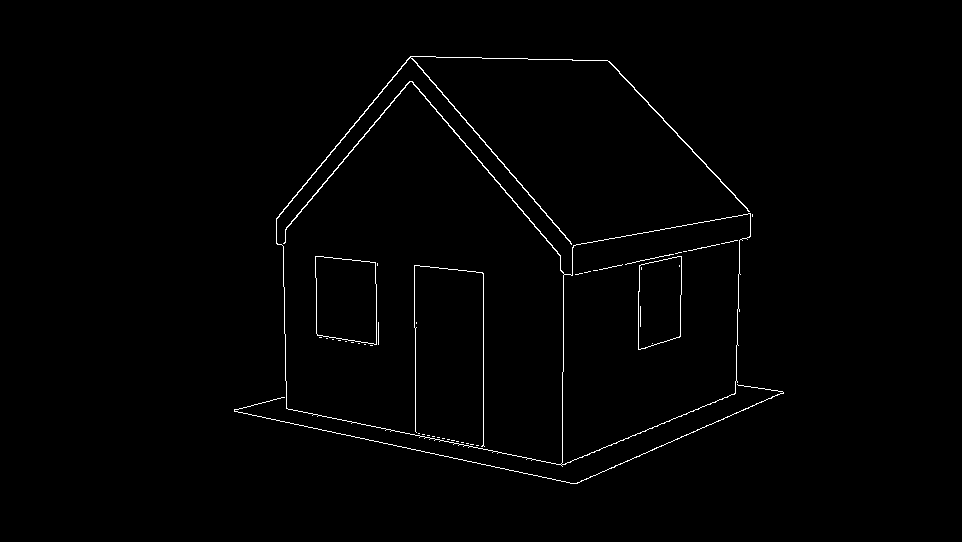
#> input picture canny_result.png, 962 x 542 px
$ jupyter execute Hough_transform.ipynb
#> lines starting #> are read from the running program, lines starting #| are printed output that depends on the picture; after the words box and inside, x2 and y2 are one past the last pixel; in counts of white or black regions, pixels touching at a corner belong together
[cell 1]
import cv2
import numpy as np
import matplotlib.pyplot as plt
import math
np.set_printoptions(4,suppress=True)

[cell 2]
def cv2_imshow(imgz, title=None, cmap='gray'):
    plt.imshow(imgz, cmap=cmap)
    if title is not None:
        plt.title(title)
    plt.show()

[cell 3]
image = cv2.imread("canny_result.png", 0)
#> image: shape (542, 962); 0.95% white in thin lines or dots, all inside (x1, y1, x2, y2) = (234, 56, 784, 484)
print("im shape:",image.shape)
#| im shape: (542, 962)
print("im dim:",image.ndim)
#| im dim: 2
cv2_imshow(image, "Canny Image")

[cell 4]
# APPLY HOUGH TRANSFORM
# threshold is the upper value of our double thresholding step
def hough_line(input_img, step=1, range_t = (-90, 90), threshold=100):

    # Get Dimensions of image and populate theta range
#> called with step = 1, range_t = (-90, 90), threshold = 100
    width, height = input_img.shape
#> width = 542; height = 962
    theta_range = np.deg2rad(np.arange(range_t[0], range_t[1], step))

    # A**2 + B**2 = C**2
    csqaured = int(round(math.sqrt(width * width + height * height)))
#> csqaured = 1104

    # Define possible rho space
    rhos = np.linspace(-csqaured, csqaured, csqaured * 2)
#> rhos = 2208 values from -1104 to 1104
    nr_thetas = len(theta_range)

    # Hough accumulator array of theta vs rho
    acc = np.zeros((2 * csqaured, nr_thetas), dtype=np.uint8)

    # Get binary list of edges (True and False)
    are_edges = input_img > threshold

    # Retrieve indexes in which the value is True (thus a white line is present)
    y_index, x_index = np.nonzero(are_edges)
#> y_index = 4968 values from 56 to 483; x_index = 4968 values, max 783 at index 3612, min 234 at index 3813, mean 503.6

    # Accumulator Vote Procedure
    for y,x in zip(y_index,x_index):
        for t_id, t_val in enumerate(theta_range):
            rho = csqaured + int(round(x * np.cos(t_val) + y * np.sin(t_val)))
            acc[rho, t_id] += 1
#> this loop made 4968 passes
#> (y, x) on passes 1 to 3: (56, 410), (56, 411), (56, 412)
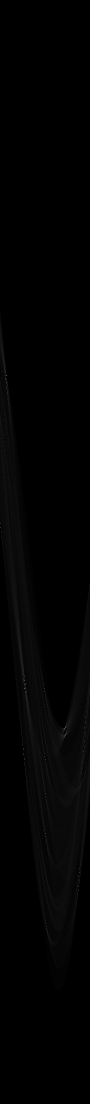
#> acc: shape (2208, 180) (shown at 1/2 size); min 0, max 248, mean 2.2

    return acc, theta_range, rhos


def display_hough(accumulator, thetas, rhos, cmap='hot'):
    plt.figure(figsize=(10, 10))
    plt.xlim(-90, 90)
    print("ACCUMULATOR")
    plt.imshow(accumulator, extent=[np.rad2deg(thetas[-1]), np.rad2deg(thetas[0]), rhos[-1], rhos[0]], cmap=cmap, aspect="auto")

[cell 5]
accumulator, thetas, rhos = hough_line(image)
#> thetas = 180 values from -1.57 to 1.55; rhos = 2208 values from -1104 to 1104
display_hough(accumulator= accumulator, thetas=thetas, rhos= rhos, cmap='hot')

[cell 6]
#Detect lines ------------------------------------------------------
def select_lines(_acc, thetas, rhos, threshold_percentage=0.5, up_theta=None, down_theta=None, line_length=1100):
    # Threshold the accumulator to identify the most voted lines
#> called with thetas = array of shape (180,), rhos = array of shape (2208,), threshold_percentage = 0.4, up_theta = 90, down_theta = -90, line_length = 1100
    max_val = np.max(_acc)
#> max_val = 248
    threshold = threshold_percentage * max_val # % of max val =  threshold
#> threshold = 99.2
    maximas = np.argwhere(_acc > threshold)
#> maximas = 29 pairs, first value 751 to 1852, second value 1 to 170
    detected_lines = []

    for elem in maximas:
        rho = round(rhos[elem[0]],2) # retrieve from rhos peak index to actual rho value
        theta = round(thetas[elem[1]],2) # retrieve from theta peak index to actual theta value

        if up_theta is not None and down_theta is not None:
            if theta * 180/np.pi > up_theta or theta * 180/np.pi < down_theta:
                continue

        a = np.cos(theta)
        b = np.sin(theta)
        x0 = a * rho
        y0 = b * rho

        x1 = int(x0 + line_length * -b)
        y1 = int(y0 + line_length * a)
        x2 = int(x0 - line_length * -b)
        y2 = int(y0 - line_length * a)
        detected_lines.append([(x1, y1), (x2, y2)])
#> this loop made 29 passes
#> (elem, rho, theta, a, b, x0, y0, x1) on passes 1 to 11: ([751, 12], -352.7, -1.36, 0.209, -0.978, -73.79, 344.9, 1001), ([757, 11], -346.7, -1.38, 0.19, -0.982, -65.74, 340.4, 1014), ([765, 12], -338.6, -1.36, 0.209, -0.978, -70.86, 331.2, 1004), ([766, 12], -337.6, -1.36, 0.209, -0.978, -70.65, 330.2, 1005), ([1055, 1], -48.52, -1.55, 0.0208, -1, -1.01, 48.51, 1098), ([1360, 49], 256.6, -0.72, 0.752, -0.659, 192.9, -169.2, 918), ([1361, 49], 257.6, -0.72, 0.752, -0.659, 193.7, -169.9, 919), ([1368, 50], 264.6, -0.7, 0.765, -0.644, 202.4, -170.5, 911), ([1376, 49], 272.6, -0.72, 0.752, -0.659, 205, -179.8, 930), ([1377, 49], 273.6, -0.72, 0.752, -0.659, 205.7, -180.4, 931), ([1383, 50], 279.6, -0.7, 0.765, -0.644, 213.9, -180.1, 922)
#> after the loop, detected_lines = 29 items

    title_string = 'Image with: ' + str(len(detected_lines)) +  ' detected lines: ' +  str(up_theta) + \
            ' > t > ' + str(down_theta) + ' ,and threshold at ' + str(threshold_percentage)

    return detected_lines, title_string

def plot_lines(_image, _lines, title):
    picture = np.copy(_image)
    fig, ax = plt.subplots(figsize=(15, 6))
    ax.imshow(image, cmap="gray")
    ax.set_ylim((image.shape[0], 0))
    ax.set_axis_off()


    for idx, line in enumerate(_lines):
        p0, p1 = line
        col = (np.random.random(), np.random.random(), np.random.random())
        ax.plot((p0[0], p1[0]), (p0[1], p1[1]), label=idx, color=col)


    plt.legend()
    ax.set_xlim((0, picture.shape[1]))
    ax.set_ylim((picture.shape[0], 0))
    ax.set_title(title)
    plt.show()

[cell 7]
# Examples
lines, img_title = select_lines(accumulator, thetas, rhos, 0.4, up_theta=90, down_theta=-90)
#> lines = 29 items
plot_lines(image,lines,img_title)
#> the loop in plot_lines, `for idx, line in enumerate(_lines):` made 29 passes
#> (p0, p1, col) on passes 1 to 12: ((1001, 575), (-1149, 114), (0.549, 0.715, 0.603)), ((1014, 548), (-1145, 131), (0.545, 0.424, 0.646)), ((1004, 561), (-1146, 100), (0.438, 0.892, 0.964)), ((1005, 560), (-1146, 100), (0.383, 0.792, 0.529)), ((1098, 71), (-1100, 25), (0.568, 0.926, 0.071)), ((918, 657), (-532, -996), (0.0871, 0.0202, 0.833)), ((919, 657), (-531, -996), (0.778, 0.87, 0.979)), ((911, 670), (-506, -1011), (0.799, 0.461, 0.781)), ((930, 647), (-520, -1006), (0.118, 0.64, 0.143)), ((931, 646), (-519, -1007), (0.945, 0.522, 0.415)), ((922, 661), (-494, -1021), (0.265, 0.774, 0.456)), ((301, 1094), (257, -1105), (0.568, 0.0188, 0.618))
#> in plot_lines, `plt.show()`:
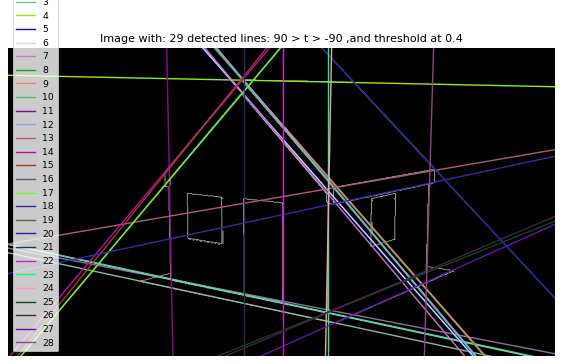
#> figure drawn by matplotlib, 1 panel

[cell 8]
# Window Line extraction -----------------------------
# Vertical Line Extraction
lines_vertical_intersection, _ = select_lines(accumulator, thetas, rhos, threshold_percentage=0.25, up_theta=10, down_theta=-10)
#> the loop in select_lines (call 2), `for elem in maximas:` made 104 passes
#> (elem, rho, theta) on passes 1 to 12: ([749, 10], -354.7, -1.4), ([750, 12], -353.7, -1.36), ([751, 12], -352.7, -1.36), ([755, 11], -348.7, -1.38), ([756, 11], -347.7, -1.38), ([757, 11], -346.7, -1.38), ([758, 11], -345.7, -1.38), ([759, 13], -344.7, -1.34), ([760, 13], -343.7, -1.34), ([765, 12], -338.6, -1.36), ([766, 12], -337.6, -1.36), ([777, 13], -326.6, -1.34)
#> (elem, rho, theta, b, x0, y0, x1, y1) on passes 34, 37, 38, 40, 43, 44: ([1376, 88], 272.6, -0.03, -0.03, 272.5, -8.18, 305, 1091), ([1377, 88], 273.6, -0.03, -0.03, 273.5, -8.21, 306, 1091), ([1382, 89], 278.6, -0.02, -0.02, 278.6, -5.57, 300, 1094), ([1383, 89], 279.6, -0.02, -0.02, 279.6, -5.59, 301, 1094), ([1389, 90], 285.6, 0, 0, 285.6, 0, 285, 1100), ([1420, 90], 316.6, 0, 0, 316.6, 0, 316, 1100)
#> lines_vertical_intersection = 27 items
wall_vertical_lines = [lines_vertical_intersection[2],lines_vertical_intersection[20]]
#> wall_vertical_lines = [[(300, 1094), (256, -1105)], [(563, 1100), (563, -1100)]]
lines_vertical_intersection = lines_vertical_intersection[5:7]
#> lines_vertical_intersection = [[(316, 1100), (316, -1100)], [(376, 1100), (376, -1100)]]
plot_lines(image,lines_vertical_intersection,"vertical lines for intersection")
#> the loop in plot_lines (call 2), `for idx, line in enumerate(_lines):` made 2 passes
#> (p0, p1, col) on passes 1 to 2: ((316, 1100), (316, -1100), (0.0939, 0.576, 0.929)), ((376, 1100), (376, -1100), (0.319, 0.667, 0.132))

# Horizontal Line Extraction
lines_window, _ = select_lines(accumulator, thetas, rhos, threshold_percentage=0.25, up_theta=-80, down_theta=-85)
lines_window = lines_window[1:]
plot_lines(image,lines_window,"selected facade lines")
#> call 3 of plot_lines, with title = 'selected facade lines'
#> the loop in plot_lines (call 3), `for idx, line in enumerate(_lines):` made 2 passes
#> line on passes 1 to 2: [(1040, 453), (-1130, 100)], [(1074, 326), (-1116, 126)]
#> in plot_lines (call 3), `plt.show()`:
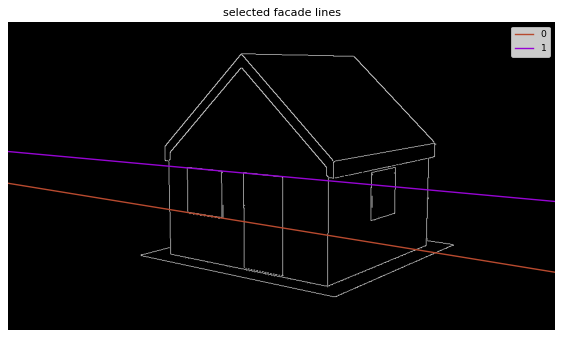
#> figure drawn by matplotlib, 1 panel

# Door Line Extraction -----------------------------
lines_door_ver, _ = select_lines(accumulator, thetas, rhos, threshold_percentage=0.25, up_theta=10, down_theta=-10)
lines_door_ver = [lines_door_ver[9], lines_door_ver[14]]
lines_door_hor, _ = select_lines(accumulator, thetas, rhos, threshold_percentage=0.25, up_theta=-77, down_theta=-85)
lines_door_hor = [lines_door_hor[7], lines_door_hor[10]]
lines_door = lines_door_hor + lines_door_ver
plot_lines(image,lines_door,"lines door")

[cell 9]
# Intersection between two lines
def get_intersection_points(set_line1, set_line2):
    inter_points = []
    for line1 in set_line1:
        for line2 in set_line2:
            inter_points.append(get_intersection(line2, line1))
    return inter_points

# Given two lines, get the x and y intersection
# Source used: https://stackoverflow.com/questions/20677795/how-do-i-compute-the-intersection-point-of-two-lines
def get_intersection(line1, line2):

    xdiff = (line1[0][0] - line1[1][0], line2[0][0] - line2[1][0])
    ydiff = (line1[0][1] - line1[1][1], line2[0][1] - line2[1][1])

    # Cramers Rule
    def det(a, b):
        return a[0] * b[1] - a[1] * b[0]

    div = det(xdiff, ydiff)
    if div == 0:
        raise Exception('lines do not intersect')

    d = (det(*line1), det(*line2))
    x = det(d, xdiff) / div
    y = det(d, ydiff) / div
    return x, y

[cell 10]
# Apply Bi-linear interpolation to map the points from our orginal image under the Matrix H (here A) and an affine transformation T
def apply_inv_map(A, _image, T):
    A1 = np.copy(_image)
    # Get height and width of source image
    M1 = A1.shape[0]
    N1 = A1.shape[1]

    # Set height and width of target image
    M2 = M1
    N2 = N1
    A2 = np.zeros((M2,N2))

    # Set default intensity to white
    A2[:,:] = 255

    #A = np.matmul(T,A)
    #A = np.identity(n=3)
    A = np.linalg.inv(A)
    #print(H*A)

    #Transformation with inverse mapping and bilinear interpolation
    for i in range(0,M2):
        for j in range(0,N2):
            # coordinates of the (i,j)-th pixel in A2
            x = i + 0.5
            y = j + 0.5

            # convert to homogeneous coordinates
            p = np.array([x,y,1])
            # transform with matrix A
            q = np.matmul(A,p)

            # coordinates in A1
            x = q[0]/q[-1]
            y = q[1]/q[-1]

            # bilinear interpolation
            k = round(x) - 1
            l = round(y) - 1
            u = x - k - 0.5
            v = y - l - 0.5
            if (k >= 0) and (k < M1-1) and (l >= 0) and (l < N1-1):
                A2[i,j] = round( (1-v) * ( (1-u)*A1[k,l] + u*A1[k+1,l] ) +
                                 v * ( (1-u)*A1[k,l+1] + u*A1[k+1,l+1] ) )

    return A2

[cell 11]
# Computation of Vanishing Line:

line1,line2 = wall_vertical_lines

# Horizontal Lines -------------------------------------
# Bottom line points
p1 = np.array([line1[0][1],line1[0][0],1])
p2 = np.array([line1[1][1],line1[1][0],1])

# Top line points
p3 = np.array([line2[0][1],line2[0][0],1])
p4 = np.array([line2[1][1],line2[1][0],1])

line3, line4 = lines_door_hor

# Left line points
p5 = np.array([line3[0][1],line3[0][0],1])
p6 = np.array([line3[1][1],line3[1][0],1])

# Right line points
p7 = np.array([line4[0][1],line4[0][0],1])
p8 = np.array([line4[1][1],line4[1][0],1])

# LINES
l1 = np.cross(p1,p2)
l1 = l1/l1[2]

l2 = np.cross(p3,p4)
l2 = l2/l2[2]

l3 = np.cross(p5,p6)
l3 = l3/l3[2]
l4 = np.cross(p7,p8)
l4 = l4/l4[2]

# Intersection
c1 = np.cross(l1,l2)
c1 = c1/c1[2]
c2 = np.cross(l3,l4)
c2 = c2/c2[2]

# Our vanishing point should be the line at infinity but due to the perspective distortion it is not
# So we can call it also line not infinity
vanishing_line = np.cross(c1,c2)
vanishing_line = vanishing_line/vanishing_line[2]

print("Vanishing line")
print(vanishing_line)
#| [-0.0001  0.001   1.    ]

plot_lines(image,wall_vertical_lines+lines_door_hor,"selected facade lines")

[cell 12]
l1,l2,l3 = vanishing_line
print(vanishing_line)
#| [-0.0001  0.001   1.    ]

H = np.array([[1,   0,  0],
              [0,   1,  0],
              [l1, l2, l3]])

print(H)
#| [[ 1.      0.      0.    ]
#|  [ 0.      1.      0.    ]
#|  [-0.0001  0.001   1.    ]]

t = -3.8*np.pi/180
T = np.array(
    [[np.cos(t),-np.sin(t),0],
     [np.sin(t),np.cos(t),0],
     [0, 0, 1]])

S = np.array(
    [[1,0,0],
     [0,1,0],
     [0, 0, 1]])

# T = np.matmul(T, S)

# T = np.array(
#     [[1.5,0,0],
#      [0,1.5,0],
#      [0, 0, 1]])


house = cv2.imread("house1.png", 0)
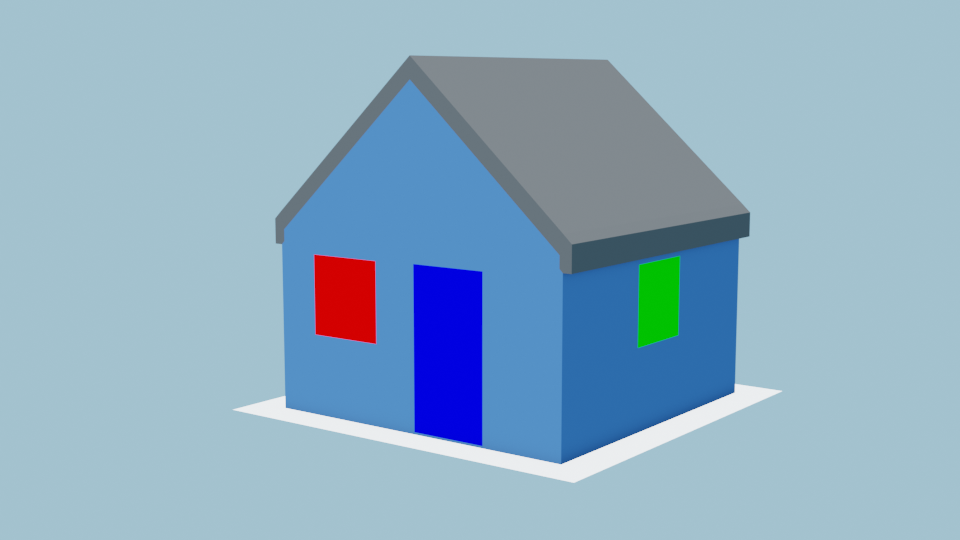
#> input picture house1.png, 960 x 540 px
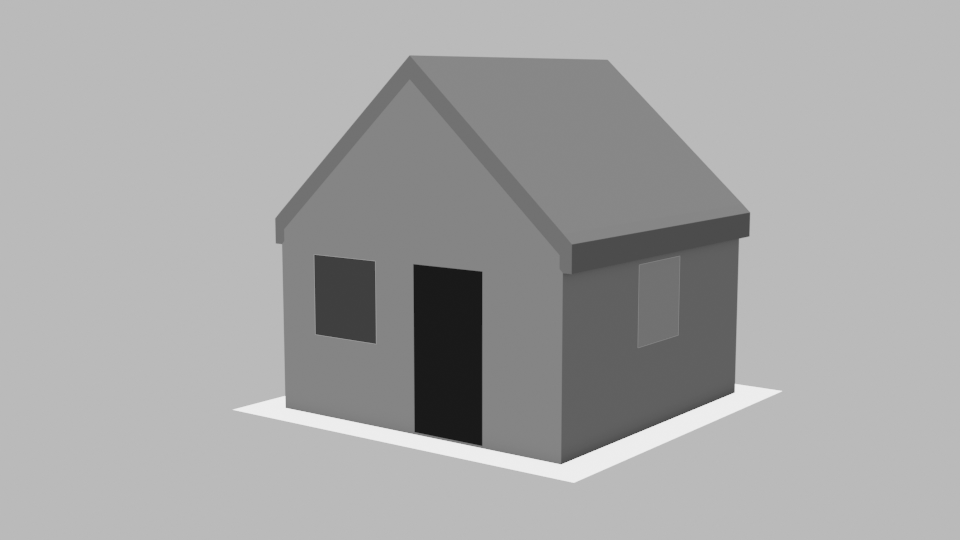
#> house: shape (540, 960); min 25, max 237, mean 165.6
plt.imshow(house)
plt.show()
rectified = apply_inv_map(H, _image=house, T=S)
#> after the loop in apply_inv_map, `for i in range(0,M2):`:
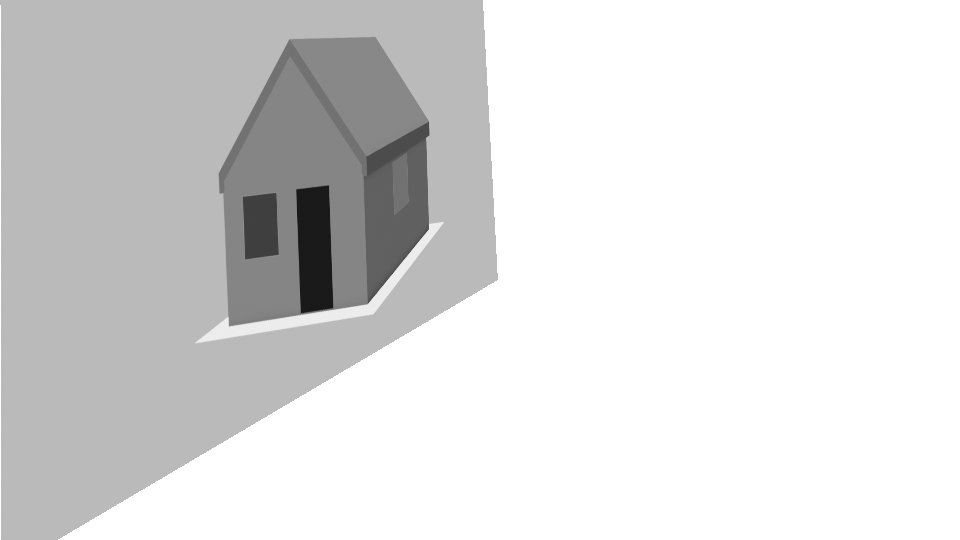
#> A2: shape (540, 960) float64; min 25, max 255, mean 220.8

plt.imshow(rectified)
plt.show()

[cell 13]
# [9 lines of commented-out code are left out]

[cell 14]
# [28 lines of commented-out code are left out]

## Counting Window Pixels In original Image

[cell 15]
window_img = house[250:350,300:400]
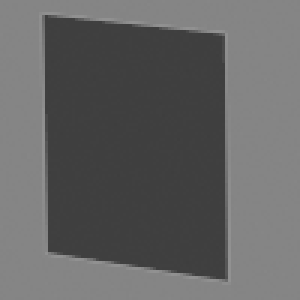
#> window_img: shape (100, 100) (shown 3 times larger); min 62, max 146, mean 99.5

print("Center Value intensity:", window_img[50][50])
#| Center Value intensity: 63

base = np.zeros(window_img.shape)
og_px_count = 0
for y in range(window_img.shape[0]):
    for x in range(window_img.shape[1]):
        if 60 < window_img[y][x] < 65:
            og_px_count +=1
            base[y][x] = 100
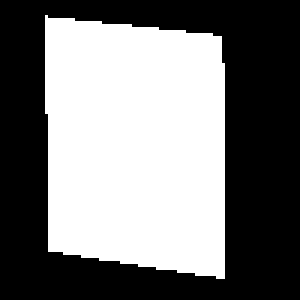
#> base: shape (100, 100) float64 (shown 3 times larger); values 0 (black) and 100 (white), 47.2% white; 1 white region, box (x1, y1, x2, y2) and area: (15, 5, 75, 93) 4725

cv2_imshow(window_img)
cv2_imshow(base)

print("total window pixels in non rectified:",og_px_count)
#| total window pixels in non rectified: 4725

## Counting Window Pixels In rectified Image

[cell 16]
window_img2 = rectified[180:270,230:290]

# Center Value intensity
print("Center Value intensity:", window_img2[25][30])
#| Center Value intensity: 64.0

base2 = np.zeros(window_img2.shape)
rec_px_count = 0
for y in range(window_img2.shape[0]):
    for x in range(window_img2.shape[1]):
        if 60 < window_img2[y][x] < 65:
            rec_px_count +=1
            base2[y][x] = 100
#> base2: shape (90, 60) float64; values 0 (black) and 100 (white), 36.8% white; 1 white region, box (x1, y1, x2, y2) and area: (13, 14, 48, 79) 1988

cv2_imshow(window_img2)
cv2_imshow(base2)

print("total window pixels in rectified:",rec_px_count)
#| total window pixels in rectified: 1988

## Counting Door Pixels In rectified Image

[cell 17]
door_img = rectified[160:340,280:350]
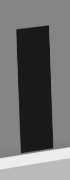
#> door_img: shape (180, 70) float64; min 25, max 237, mean 109.4

#center value intensity
print(door_img[40][35])
#| 26.0

base3 = np.zeros(door_img.shape)
door_px = 0
for y in range(door_img.shape[0]):
    for x in range(door_img.shape[1]):
        if 20 < door_img[y][x] < 30:
            door_px +=1
            base3[y][x] = 100
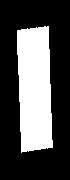
#> base3: shape (180, 70) float64; values 0 (black) and 100 (white), 30.8% white; 1 white region, box (x1, y1, x2, y2) and area: (17, 26, 53, 153) 3885

cv2_imshow(door_img)
cv2_imshow(base3)

print("total door pixels in rectified:",door_px)
#| total door pixels in rectified: 3885

[cell 18]
print("Window original pixel count:", og_px_count, " vs rectified amount:", rec_px_count)
#| Window original pixel count: 4725  vs rectified amount: 1988
print("Rectified door pixel count:", door_px, " vs window rectified amount:", rec_px_count)
#| Rectified door pixel count: 3885  vs window rectified amount: 1988
print("Door area estimate:", round(door_px/rec_px_count, 2), "m squared")
#| Door area estimate: 1.95 m squared
